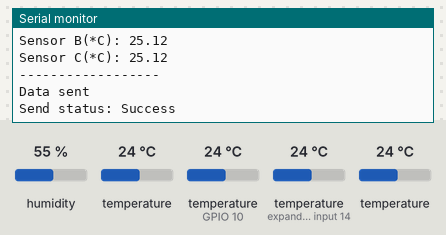
The sketch below on a simulated ESP32. Shown: the last lines printed to the serial monitor. Inputs (shaded band) come from the test bench; at power-on: humidity 55 %, temperature (sensors on GPIO 10, expander input 14) 24 °C, temperature 24 °C. A WiFi scan finds three made-up networks.

Above: at 3.2 s.
3.3 s: humidity set to 22 %
At 6.4 s:
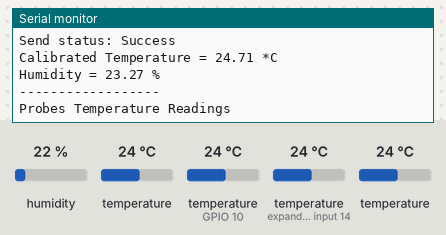
8.0 s: temperature (sensor on GPIO 10) set to 12 °C
At 11.6 s:
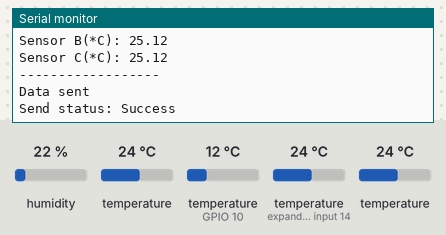
12.7 s: temperature (sensor on expander input 14) set to 12 °C
At 13.8 s:
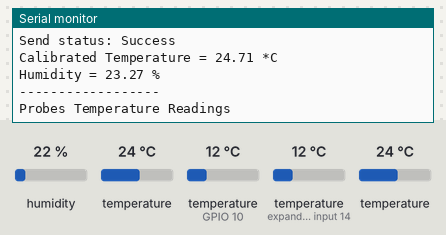
17.4 s: temperature (sensor 210) set to 12 °C
At 19.4 s:
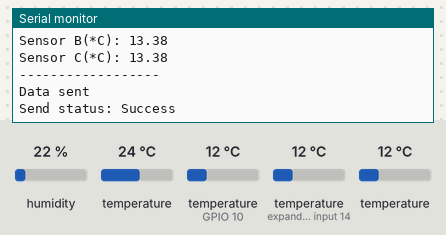
22.1 s: temperature (sensor 0) set to 12 °C
At 25.4 s:
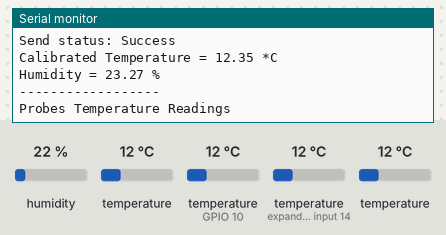
26.8 s: temperature (sensor on GPIO 10) set to 19 °C
At 29.9 s:
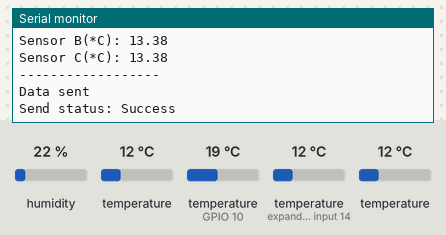
Timing chart, 0 to 31.4 s (numbered marks = the images above; inputs shaded):
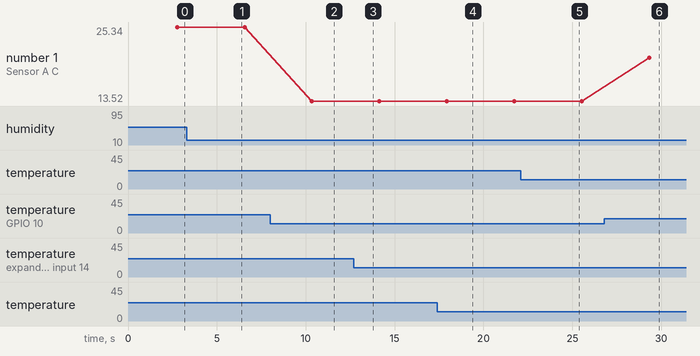

Measured:
- after the input at 3.3 s, the serial monitor: prints a new line after 2.5 s (image 1)
- after the input at 8.0 s, the serial monitor: prints a new line after 2.4 s (image 2)
- after the input at 17.4 s, the serial monitor: prints a new line after 0.57 s (image 4)
- after the input at 22.1 s, the serial monitor: prints a new line after 2.7 s (image 5)
- after the input at 26.8 s, the serial monitor: prints a new line after 2.5 s (image 6)
- plotted number 1: 25.34 → 13.52 after the input at 8.0 s, 13.52 → 20.42 after the input at 26.8 s

The sketch:

now_sender_web.ino
```cpp
#include <WiFi.h>
#include <esp_now.h>
#include <esp_wifi.h>
#include <Wire.h>
#include <Adafruit_Sensor.h>
#include <Adafruit_BME280.h>
#include <OneWire.h>
#include <DallasTemperature.h>

#define SEALEVELPRESSURE_HPA (1013.25)

Adafruit_BME280 bme;

// calibration factor (no intercept model)
const float CAL_FACTOR = 1.0294412;
const float Hum_Factor =  1.0579399;

// Data wire is connected to GPIO15
#define ONE_WIRE_BUS 10
// Setup a oneWire instance to communicate with a OneWire device
OneWire oneWire(ONE_WIRE_BUS);
// Pass our oneWire reference to Dallas Temperature sensor
DallasTemperature sensors(&oneWire);

DeviceAddress sensorC = { 0x28, 0x2A, 0x70, 0x87, 0x0, 0x9, 0x59, 0xA0 };
DeviceAddress sensorA = { 0x28, 0xD9, 0x36, 0x87, 0x0, 0xD5, 0x4E, 0xF5 };
DeviceAddress sensorB= { 0x28, 0x67, 0xCC, 0x87, 0x0, 0xA, 0x7B, 0x3B };

// Replace this with your receiver ESP32 MAC address
uint8_t receiverMac[] = {0xE0, 0x72, 0xA1, 0x72, 0x22, 0x94};

const int wifiChannel = 11;

constexpr char WIFI_SSID[] = "PLDTHOMEFIBRd2228";

// Data structure must match receiver
typedef struct {
  float temp;
  float humid;
  int counter;
  float a_temp;
  float b_temp;
  float c_temp;
} EspNowData;

EspNowData dataToSend;

int counter = 0;

// Optional send callback
void onDataSent(const wifi_tx_info_t *info, esp_now_send_status_t status) {
  Serial.print("Send status: ");
  Serial.println(status == ESP_NOW_SEND_SUCCESS ? "Success" : "Failed");
}

int32_t getWiFiChannel(const char *ssid) {
  if (int32_t n = WiFi.scanNetworks()) {
      for (uint8_t i=0; i<n; i++) {
          if (!strcmp(ssid, WiFi.SSID(i).c_str())) {
              return WiFi.channel(i);
          }
      }
  }
  return 0;
}


void setup() {
  Serial.begin(115200);

  if (!bme.begin(0x76)) {
    Serial.println("Could not find a valid BME280 sensor, check wiring!");
    while (1);
  }


  WiFi.mode(WIFI_STA);

  int32_t channel = getWiFiChannel(WIFI_SSID);
  Serial.print("Channel:");
  Serial.println(channel);

  // Force sender to same channel as receiver AP
  esp_wifi_set_channel(channel, WIFI_SECOND_CHAN_NONE);

  Serial.println();
  Serial.println("Sender started");
  Serial.print("Sender MAC address: ");
  Serial.println(WiFi.macAddress());

  if (esp_now_init() != ESP_OK) {
    Serial.println("ESP-NOW initialization failed");
    return;
  }

  esp_now_register_send_cb(onDataSent);

  esp_now_peer_info_t peerInfo = {};
  memcpy(peerInfo.peer_addr, receiverMac, 6);
  peerInfo.channel = wifiChannel;
  peerInfo.encrypt = false;


  if (esp_now_add_peer(&peerInfo) != ESP_OK) {
    Serial.println("Failed to add receiver as peer");
    return;
  }

  Serial.println("Receiver peer added");
}

void loop() {
  counter++;

  // raw sensor temperature
  float temp_raw = bme.readTemperature();
  float hum_raw = bme.readHumidity();
  // calibrated temperature (no intercept model)
  float temp_calibrated = CAL_FACTOR * temp_raw;
  float hum_calibrated = Hum_Factor * hum_raw;

  Serial.print("Calibrated Temperature = ");
  Serial.print(temp_calibrated);
  Serial.println(" *C");

  Serial.print("Humidity = ");
  Serial.print(hum_calibrated);
  Serial.println(" %");
  Serial.println("");

  Serial.println("------------------");

  Serial.println("Probes Temperature Readings");
  sensors.requestTemperatures(); // Send the command to get temperatures

  Serial.print("Sensor A(*C): ");
  float rawTempA = sensors.getTempC(sensorA);
  float calibratedTempA = 1.701471 + (0.984997 * rawTempA);
  Serial.println(calibratedTempA);

  Serial.print("Sensor B(*C): ");
  float rawTempB = sensors.getTempC(sensorB);
  float calibratedTempB = 1.6374170 + ( 0.9783362 * rawTempB);
  Serial.println(calibratedTempB);


  Serial.print("Sensor C(*C): ");
  float rawTempC = sensors.getTempC(sensorC);
  float calibratedTempC = 1.6374170 + ( 0.9783362 * rawTempC);
  Serial.println(calibratedTempC);
  Serial.println("------------------");


  dataToSend.temp = temp_calibrated;
  dataToSend.humid = hum_calibrated;
  dataToSend.counter = counter;
  dataToSend.a_temp = calibratedTempA;
  dataToSend.b_temp = calibratedTempB;
  dataToSend.c_temp = calibratedTempC;

  esp_err_t result = esp_now_send(receiverMac, (uint8_t *)&dataToSend, sizeof(dataToSend));

  if (result == ESP_OK) {
    Serial.println("Data sent");
  } else {
    Serial.print("Send error: ");
    Serial.println(result);
  }

  delay(3000);
}
```
